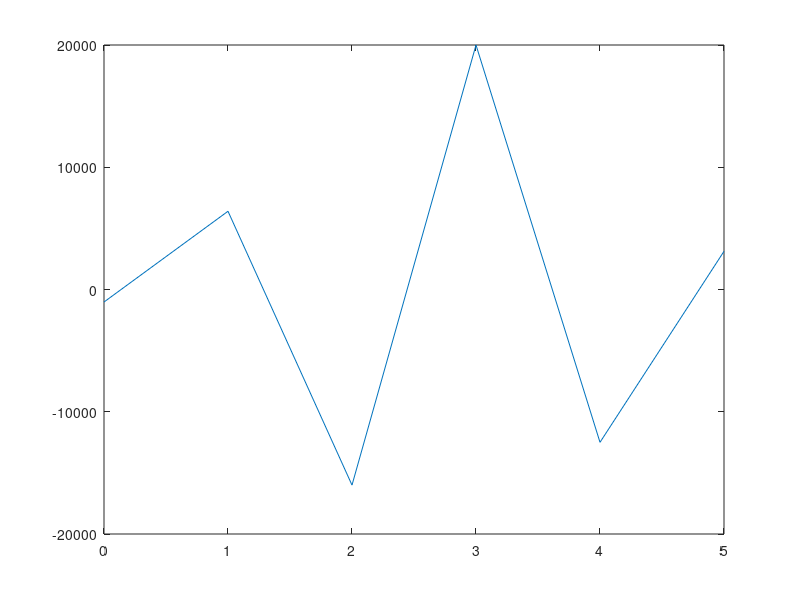

MATLAB code to generate this figure:
% binomial distribution
n=input('enter the no. of trials : ');
p=input('enter the probability of favourable outcome : ');
q=1-p;                            % probability of unfavourable outcome

mb(1:2,n)=0;
for i=1:n+1
    a=factorial(n);
    b=p^(i-1);
    c=q^(n-i+1);
    d=factorial(i-1);             %binomial formula
    e=factorial(n-i+1);
    mb(1,i)=i-1;
    mb(2,i)=(a*b*c)/(d*e);
end

plot(mb(1,:),mb(2,:));

mean=n*p;
sigma=sqrt(n*p*q);                %mean and deviation

disp(['mean is  ',num2str(mean)]);
disp(['deviation is  ',num2str(sigma)]);
%this ia new comment
